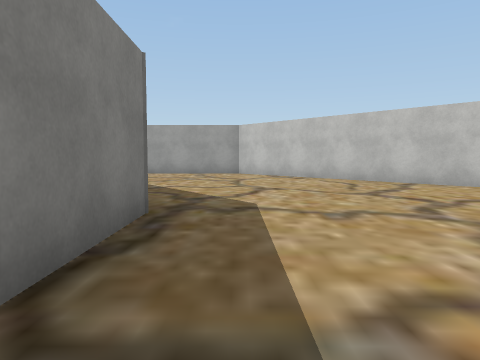
View 1 (above)

24 first-person views from a walk through a Unity game level. The camera is 1.2 m above the floor, tilts 4° down and sees 70° across. The floor is counted in squares, 2 m on a side. Each view is taken from the middle of a square. On the plan, view 1 faces up. The plan holds only what a view shows up to about 10 squares ahead; the rest is blank. The player is left out. Some surface patterns are stand-ins.

View 2
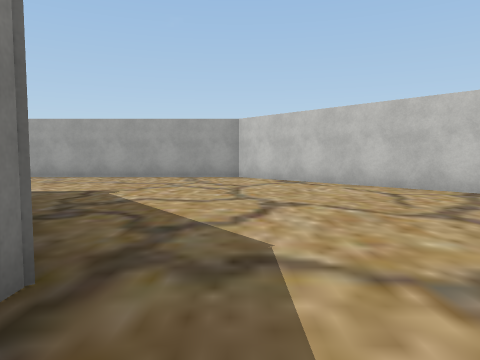

View 3
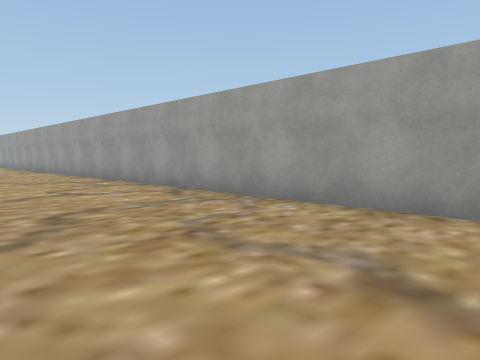

View 4
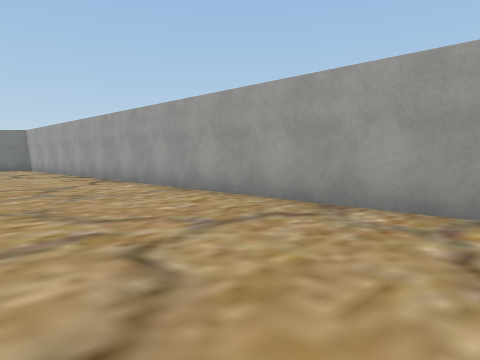

View 5
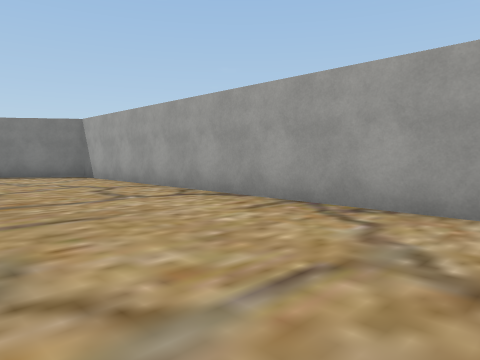

View 6
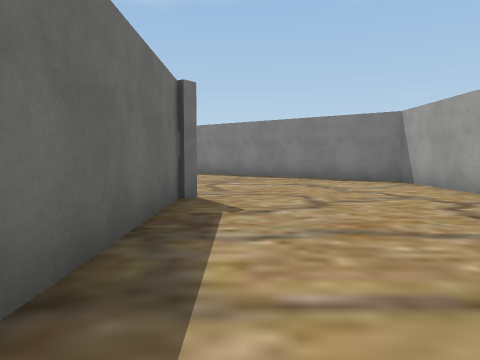

View 7
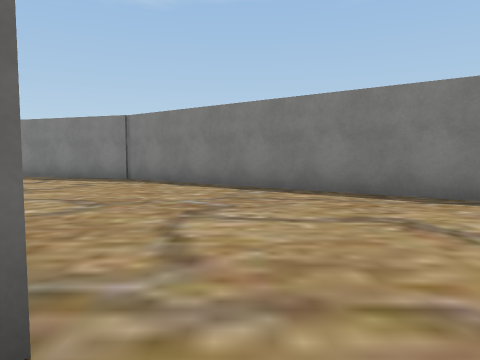

View 8
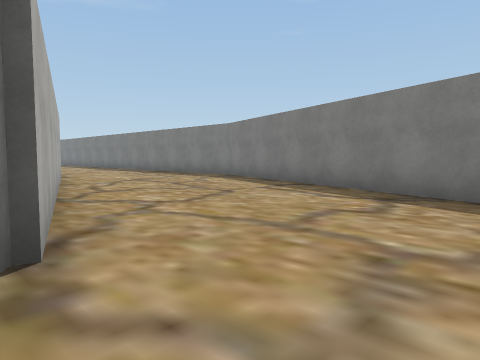

View 9
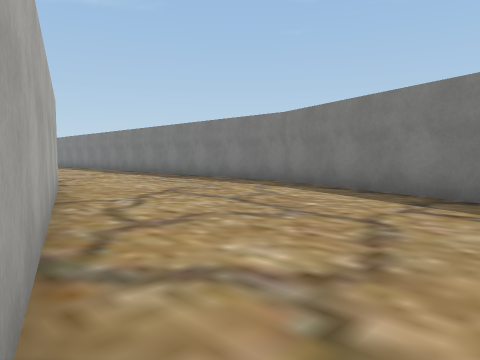

View 10
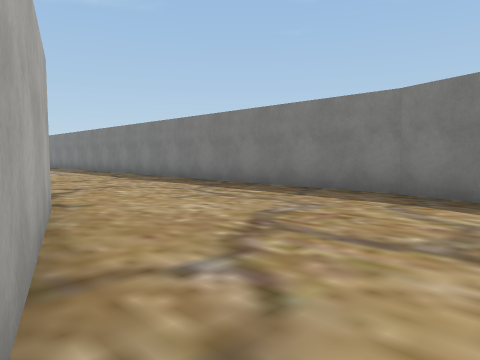

View 11
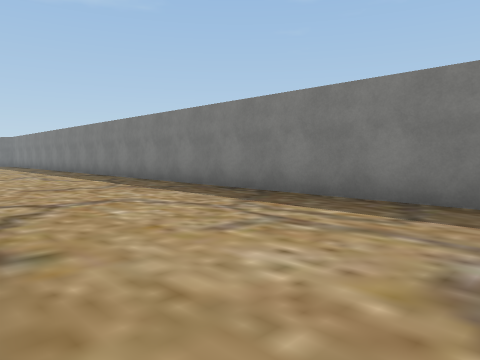

View 12
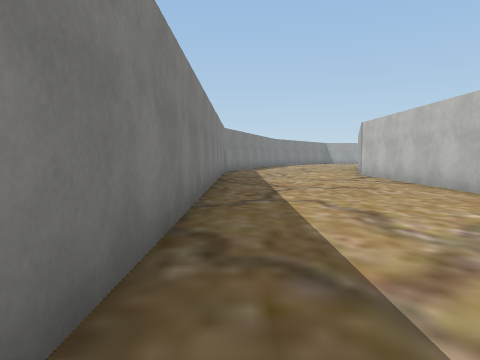

View 13
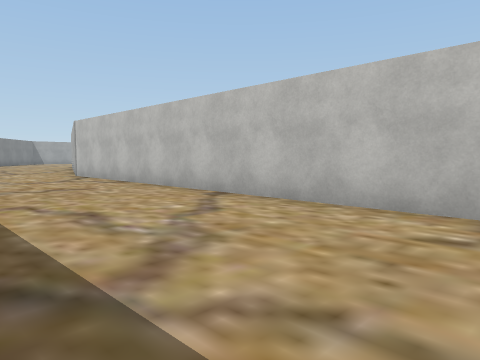

View 14
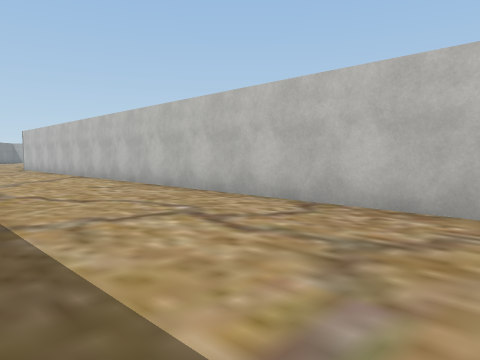

View 15
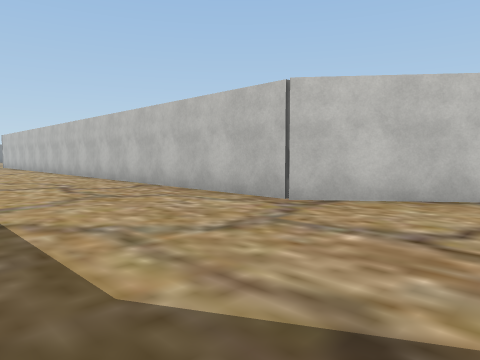

View 16
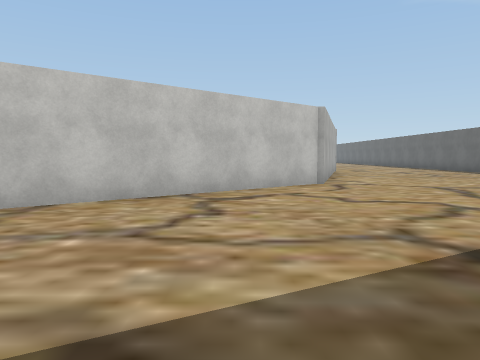

View 17
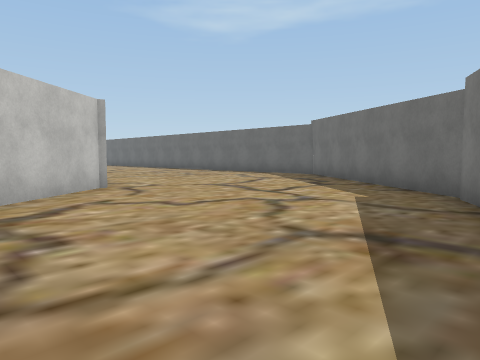

View 18
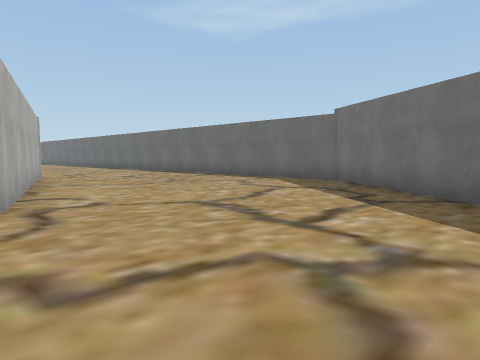

View 19
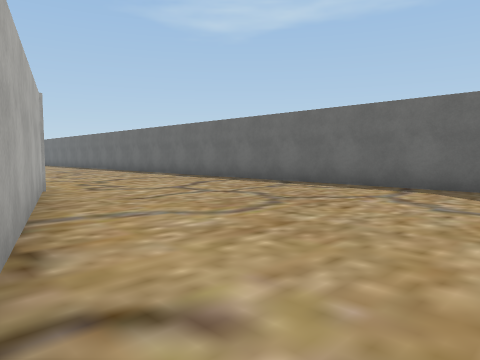

View 20
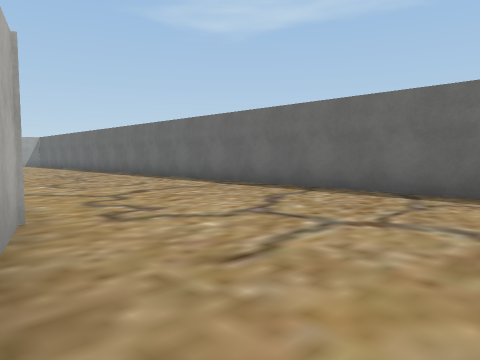

View 21
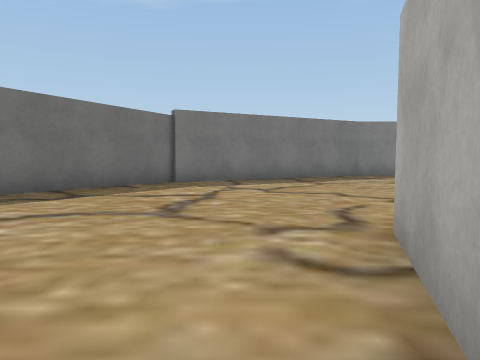

View 22
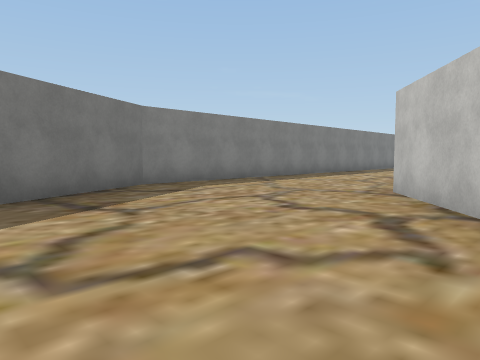

View 23
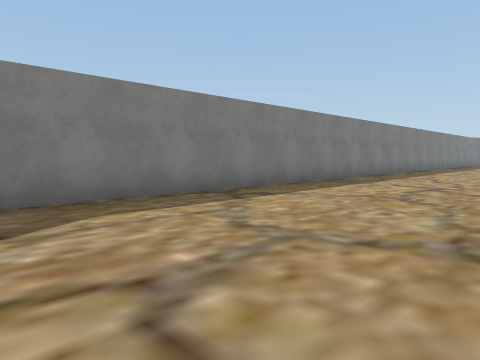

View 24
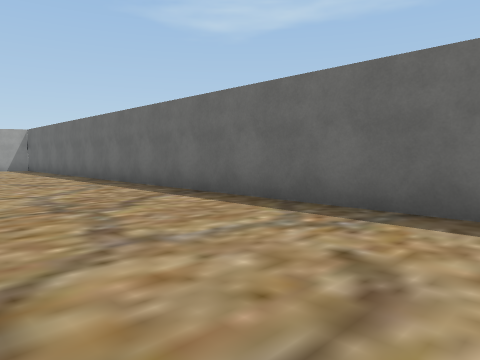

### Floor plan
Points are (right, up) in squares from view 1. A wall is a line through its corners. A room is listed if a view was taken in it or the views show most of it. See-through windows are left out.
Room 1 (views 1, 2, 3, 4, 5, 6, 7, 8, 9, 10, 11, 12, 13, 14, 15, 16, 17, 18, 19, 20, 21, 22, 23, 24)
walls: (-27.2, -5.2) (-24.5, 3); (-1, 3.5) (-1, 1.3); (-20.9, 7.1) (-17.1, 7.1); (-17.5, -29.8) (-23.5, -27.9) (-27.2, -23.2) (-27.2, -5.6); (4.7, 6.5) (0, 11.8) (-24.1, 11.8) (-28.8, 5.2) (-31.6, -3.1) (-31.6, -25.3) (-28.8, -30.5); (-29, -30.5) (-23.7, -34.7) (-4.5, -34.7)

Positions as (right, up) in squares from view 1, and headings:
1: (0, 0), facing up
2: (0, 2), facing up
3: (-2, 8), facing up-left
4: (-8, 8), facing up-left
5: (-14, 8), facing up-left
6: (-16, 8), facing left
7: (-20, 8), facing left
8: (-24, 5), facing down-left
9: (-25, 2), facing down-left
10: (-26, -1), facing down-left
11: (-27, -3), facing down-left
12: (-31, -16), facing up
13: (-31, -16), facing up-right
14: (-31, -22), facing up-right
15: (-31, -26), facing up-right
16: (-31, -26), facing right
17: (-30, -25), facing down-right
18: (-28, -27), facing down-right
19: (-24, -28), facing down-right
20: (-21, -29), facing down-right
21: (-21, -29), facing left
22: (-25, -29), facing up-left
23: (-27, -26), facing up-left
24: (-15, -31), facing down-right
